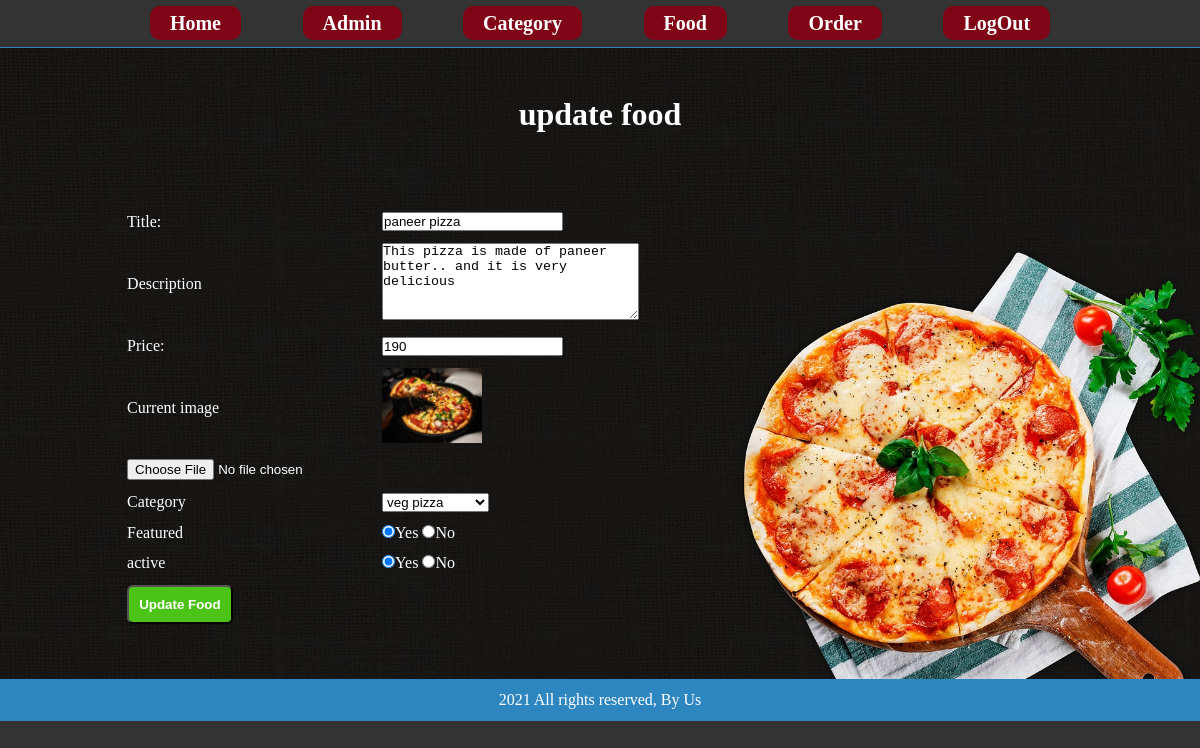
Page /admin/update-food.php?id=2 (signed in) on the committed database.
### tables this page shows
CREATE TABLE `tbl_food` (
  `id` int(11) UNSIGNED NOT NULL,
  `title` varchar(255) NOT NULL,
  `description` text NOT NULL,
  `price` decimal(10,0) NOT NULL,
  `image_name` varchar(255) NOT NULL,
  `category_id` int(11) NOT NULL,
  `featured` varchar(255) NOT NULL,
  `active` varchar(255) NOT NULL
);

CREATE TABLE `tbl_category` (
  `id` int(10) UNSIGNED NOT NULL,
  `title` varchar(255) NOT NULL,
  `image_name` varchar(255) NOT NULL,
  `featured` varchar(255) NOT NULL,
  `active` varchar(255) NOT NULL
);

### admin/update-food.php (the view, shortened to what this page needs)
<?php include('partials/menu.php') ?>
<?php
if (isset($_GET['id']))
{
	$id = $_GET['id'];
	$sql2 = "SELECT * FROM tbl_food WHERE id=$id";
	$res2 = mysqli_query($conn, $sql2);
	$row2 = mysqli_fetch_assoc($res2);
	$title = $row2['title'];
	$description = $row2['description'];
	$price = $row2['price'];
	$curren_image = $row2['image_name'];
	$current_category = $row2['category_id'];
	$featured = $row2['featured'];
	$active = $row2['active'];
}
else
{
	header('location:'.SITEURL.'admin/manage-food.php');
}
?>
<div class="main-content">
	<div class="wrapper">
		<h1>update food</h1>
		<br><br>
		<br><br>
		<form action="" method="POST" enctype="multipart/form-data">
			<table class="tbl-30">
				<tr>
					<td>
						Title:
					</td>
					<td>
						<input type="text" name="title" value="<?php echo $title ?>">
					</td>
				</tr>
				<tr>
					<td>Description</td>
					<td>
						<textarea name="description" cols="30" rows="5"><?php echo $description ?></textarea>
					</td>
				</tr>
				<tr>
					<td>Price:</td>
					<td>
						<input type="number" name="price" value="<?php echo $price ?>">
					</td>
				</tr>
				<tr>
					<td>Current image</td>
					<td>
						<?php
						if ($curren_image == "")
						{
							echo "<div class='error'>image not available.</div>";
						}
						else
						{
						?>
						<img src="<?php echo SITEURL; ?>images/food/<?php echo $curren_image; ?>" width="100px;">
						<?php
						}
						?>
					</td>
				</tr>
				<tr>
					<td>
						<input type="file" name="image">
					</td>
				</tr>
				<tr>
					<td>Category</td>
					<td>
						<select name="category">
							<?php
							$sql = "SELECT * FROM tbl_category WHERE active='Yes'";
							$res = mysqli_query($conn, $sql);
							$count = mysqli_num_rows($res);
							if ($count>0)
							{
								while ($row=mysqli_fetch_assoc($res))
								{
									$category_title = $row['title'];
									$category_id = $row['id'];
							?>
							<option <?php if ($current_category==$category_id){echo "selected";} ?> value="<?php echo $category_id; ?>"><?php echo $category_title; ?></option>
							<?php
							}
							}
							else
							{
							echo "<option value='0'>Category not availavle</option>";
							}
							?>
						</select>
					</td>
				</tr>
				<tr>
					<td>Featured</td>
					<td>
						<input <?php if ($featured=="Yes") {
							echo "checked";
						} ?> type="radio" name="featured" value="Yes">Yes
						<input <?php if ($featured=="No") {
							echo "checked";
						} ?> type="radio" name="featured" value="No">No
					</td>
				</tr>
				<tr>
					<td>active</td>
					<td>
						<input <?php if ($active=="Yes") {
							echo "checked";
						} ?> type="radio" name="active" value="Yes">Yes
						<input <?php if ($active=="No") {
							echo "checked";
						} ?> type="radio" name="active" value="No">No
					</td>
				</tr>
				<tr>
					<td colspan="2">
						<input type="submit" name="submit" value="Update Food" class="btn-secondary">
					</td>
				</tr>
			</table>
		</form>
	</div>
</div>
<?php include('partials/footer.php') ?>

### css/admin.css (style rules this page uses)
* { margin: 0; padding: 0; }
body { background: #333333; color: white; }
.wrapper { padding: 1%; width: 80%; margin: 0 auto; }
.tbl-30 { width: 30%; }
table tr td { padding: 1%; }
.btn-secondary { background-color: #4CC417; padding: 2%; color: white; font-weight: bold; text-decoration: none; border-radius: 6px; transition: .6s; }
.main-content { background: url('../images/adminbgimg.jpg'); background-size:cover; padding: 3% 0; }
h1 { text-align: center; }

### rows in the picture
tbl_food: title "paneer pizza", description "This pizza is made of paneer butter.. and it is very delicious", price "190", image_name (picture), category "veg pizza", featured "☑", active "☑"
